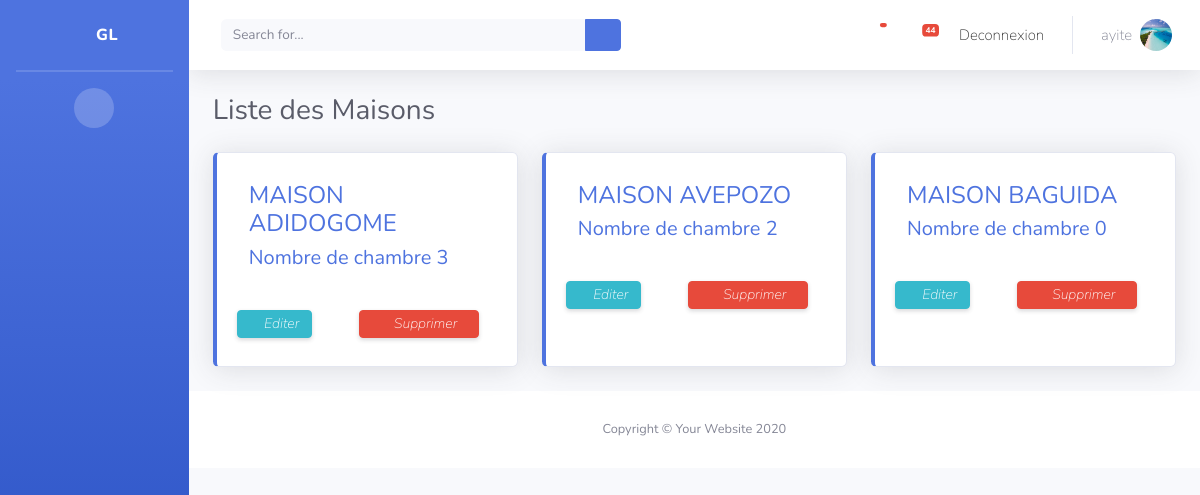
Screenshot of /index/liste-maison/ (signed in) with the database file from the repository.
### authentication/models.py (models this page shows, shortened)
class Utilisateur(AbstractUser):
    USER_TYPE_CHOICES = (
        (0, 'Admin'),
        (1, 'Locataire'),
        (2, 'Gestionnaire'),
    )
    profile_image = models.ImageField(upload_to='utilisateur_img/', default='utilisateur.png')
    user_type = models.PositiveSmallIntegerField(choices=USER_TYPE_CHOICES, default=0)

### maison/models.py (models this page shows, shortened)
class Maison(models.Model):
    slug = models.SlugField()
    nom_maison = models.CharField(max_length=150, null=False, blank=True, unique=True)
    total_chambre=models.IntegerField()
    quartier = models.CharField(max_length=50, null=False, blank =True)
    class Meta:
        ordering = [ 'nom_maison']
        permissions = (('peut voir les maisons', 'Peut voir les maisons'),)

### maison/views.py (the view)
# urls.py: path('liste-maison/', List_maison.as_view() , name='liste-maison'),
class  List_maison(ListView):
    model = Maison
    template_name = "maison/list_maison.html"

### templates/maison/list_maison.html (shortened to what this page needs)
{% extends "base.html" %}
{% block content %}
<div class="container-fluid">
<div class="d-sm-flex align-items-center justify-content-between mb-4">
  <h1 class="h3 mb-0 text-gray-800">Liste des Maisons</h1>
</div>
          <div class="row">
          {% for maison in object_list %}
            <a href="{% url 'maison:maison-detail'  pk=maison.pk %}">
            <div class="col-xl-4 col-md-6 mb-4">
              <div class="card border-left-primary shadow h-100 py-2">
                <div class="card-body">
                  <div class="row no-gutters align-items-center">
                    <div class="col mr-2">
                      <div class="text-xs font-weight-bold text-primary text-uppercase mb-1"><h4>{{maison.nom_maison}}</h4></div>
                      <h5>Nombre de chambre  <span class="counter">{{maison.chambre_set.all.count}}</span> </h5>
                    </div>
                    </a>
                        <div class="row">
                          <div class=" col-md-6 ">
                   <a href="{% url 'maison:editMaison' maison.pk  %}"> <button type="button" class="btn btn-info  btn-edit">
                    <i class="mdi mdi-file-check btn-icon-append">   Editer</i>
                    </button></a>
                    </div>
                    <div class=" col-md-6 ">
                 <a href="{% url 'maison:supprimer-maison' pk=maison.pk %}" > <button type="button" class="btn btn-danger  btn-sup">
                    <i class="mdi mdi-delete btn-icon-append">  Supprimer</i>
                    </button></a>
                      </div>
                    </div>
                  </div>
                </div>
              </div>
            </div>
            {% endfor%}
{% endblock content%}

### templates/navbar.html (shortened to what this page needs)
 {% if request.user.is_authenticated %}
       <nav class="navbar navbar-expand navbar-light bg-white topbar mb-4 static-top shadow">
         <form class=" d-none d-sm-inline-block form-inline mr-auto ml-md-3 my-2 my-md-0 mw-100 navbar-search"    action="{% url 'chambre:search'  %}" method="get" accept-charset="utf-8">
           <div class="input-group">
             <input type="text" class="form-control bg-light border-0 small" placeholder="Search for..." aria-label="Search" aria-describedby="basic-addon2" name="query">
             <div class="input-group-append">
               <button class="btn btn-primary" type="button">
                 <i class="fas fa-search fa-sm"></i>
               </button>
             </div>
           </div>
         </form>
         <ul class="navbar-nav ml-auto">
           <li class="nav-item dropdown no-arrow mx-1">
             <a class="nav-link dropdown-toggle" href="#" id="alertsDropdown" role="button" data-toggle="dropdown" aria-haspopup="true" aria-expanded="false">
               <i class="fas fa-bell fa-fw"> <span class="badge badge-danger badge-counter">  {{num_visits}}  </span></i>
             </a>
           </li>
           <li class="nav-item dropdown no-arrow mx-1">
             <a class="nav-link dropdown-toggle" href="#" id="messagesDropdown" role="button" data-toggle="dropdown" aria-haspopup="true" aria-expanded="false">
               <i class="fas fa-envelope fa-fw"></i>
               <span class="badge badge-danger badge-counter">44</span>
             </a>
           </li>
             {% if request.user.is_authenticated %}
         <li class="nav-item">
           <a class="nav-link waves-effect" href="{% url 'authentication:login' %}">
             <span class="clearfix d-none d-sm-inline-block"> Deconnexion </span>
           </a>
         </li>
         {% endif %}
           <li class="nav-item dropdown no-arrow">
             <a class="nav-link dropdown-toggle" href="#" id="userDropdown" role="button" data-toggle="dropdown" aria-haspopup="true" aria-expanded="false">
               <span class="mr-2 d-none d-lg-inline text-gray-600 small">{{user.username}}</span>
                                                             {%if user.profile_image%}
               <img class="img-profile rounded-circle" src="{{ user.profile_image.url }}">
                                                                {%endif%}
             </a>
           </li>
         </ul>
       </nav>
       {%endif%}

### static/css/customer.css (style rules this page uses)
.btn-edit { margin-top: 2rem !important; box-shadow: 0 .125rem .25rem 0 rgba(58,59,69,.2) !important; margin-left: 0; }
.btn-sup { margin-top: 2rem !important; box-shadow: 0 .125rem .25rem 0 rgba(58,59,69,.2) !important; margin-left: 0; width: 120px; }
.btn { font-size: 0.875rem; line-height: 1; font-weight: 100; border-radius: 0.25rem; }
.shadow { box-shadow: 0 .15rem 1.75rem 0 rgba(58,59,69,.15) !important; }
.border-left-primary { border-left: .25rem solid #4e73df !important; }
img { max-width: 100%; height: 100%; border-style: none; border-top-style: none; border-right-style: none; border-bottom-style: none; border-left-style: none; vertical-align: middle; }
.d-none { font-size: 15px; color: #303030; font-weight: 50; }

### rows the page displays
Utilisateur: username "ayite", profile_image (picture)
Maison: nom_maison "MAISON ADIDOGOME", chambre_set.all.count "3"
Maison: nom_maison "MAISON AVEPOZO", chambre_set.all.count "2"
Maison: nom_maison "MAISON BAGUIDA", chambre_set.all.count "0"
